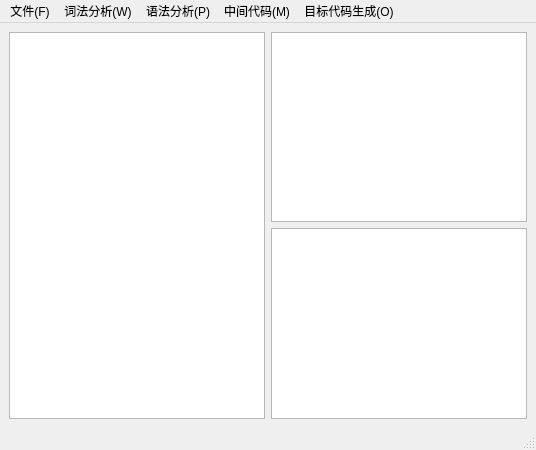
<?xml version="1.0" encoding="UTF-8"?>
<ui version="4.0">
 <class>MainWindow</class>
 <widget class="QMainWindow" name="MainWindow">
  <property name="geometry">
   <rect>
    <x>0</x>
    <y>0</y>
    <width>536</width>
    <height>450</height>
   </rect>
  </property>
  <property name="windowTitle">
   <string>MainWindow</string>
  </property>
  <widget class="QWidget" name="centralwidget">
   <layout class="QGridLayout" name="gridLayout">
    <item row="0" column="0" rowspan="2">
     <widget class="QTextEdit" name="textEdit"/>
    </item>
    <item row="0" column="1">
     <widget class="QTextBrowser" name="textBrowser"/>
    </item>
    <item row="1" column="1">
     <widget class="QTextBrowser" name="textBrowser_2"/>
    </item>
   </layout>
  </widget>
  <widget class="QMenuBar" name="menubar">
   <property name="geometry">
    <rect>
     <x>0</x>
     <y>0</y>
     <width>536</width>
     <height>22</height>
    </rect>
   </property>
   <widget class="QMenu" name="menu_F">
    <property name="title">
     <string>文件(F)</string>
    </property>
    <addaction name="actiona"/>
   </widget>
   <widget class="QMenu" name="menu_W">
    <property name="title">
     <string>词法分析(W)</string>
    </property>
    <addaction name="actions_2"/>
    <addaction name="actionb"/>
    <addaction name="actionh"/>
   </widget>
   <widget class="QMenu" name="menu_P">
    <property name="title">
     <string>语法分析(P)</string>
    </property>
    <widget class="QMenu" name="menu">
     <property name="title">
      <string>手动输入文法</string>
     </property>
     <addaction name="actiona_3"/>
     <addaction name="actiong"/>
     <addaction name="actionf"/>
    </widget>
    <widget class="QMenu" name="menu_2">
     <property name="title">
      <string>代码分析</string>
     </property>
     <addaction name="actiona_4"/>
     <addaction name="actionb_4"/>
    </widget>
    <addaction name="menu"/>
    <addaction name="menu_2"/>
   </widget>
   <widget class="QMenu" name="menu_M">
    <property name="title">
     <string>中间代码(M)</string>
    </property>
    <addaction name="actiona_5"/>
   </widget>
   <widget class="QMenu" name="menu_O">
    <property name="title">
     <string>目标代码生成(O)</string>
    </property>
    <addaction name="actiond"/>
   </widget>
   <addaction name="menu_F"/>
   <addaction name="menu_W"/>
   <addaction name="menu_P"/>
   <addaction name="menu_M"/>
   <addaction name="menu_O"/>
  </widget>
  <widget class="QStatusBar" name="statusbar"/>
  <action name="actionhelp">
   <property name="text">
    <string>帮助</string>
   </property>
  </action>
  <action name="actionComplier_A">
   <property name="text">
    <string>关于Complier(A)</string>
   </property>
   <property name="toolTip">
    <string>Complier(A)</string>
   </property>
  </action>
  <action name="actiona">
   <property name="text">
    <string>打开文件</string>
   </property>
  </action>
  <action name="actions_2">
   <property name="text">
    <string>手动词法分析</string>
   </property>
  </action>
  <action name="actions_3">
   <property name="text">
    <string>语义分析</string>
   </property>
  </action>
  <action name="actionb">
   <property name="text">
    <string>自动词法分析</string>
   </property>
  </action>
  <action name="actions_5">
   <property name="text">
    <string>Regular-&gt;NFA</string>
   </property>
  </action>
  <action name="actionb_2">
   <property name="text">
    <string>NFA-&gt;DFA</string>
   </property>
  </action>
  <action name="actionc">
   <property name="text">
    <string>DFA-&gt;MDFA</string>
   </property>
  </action>
  <action name="actionh">
   <property name="text">
    <string>核心算法</string>
   </property>
  </action>
  <action name="actionc_2">
   <property name="text">
    <string>c</string>
   </property>
  </action>
  <action name="actiona_2">
   <property name="text">
    <string>z</string>
   </property>
  </action>
  <action name="actionx">
   <property name="text">
    <string>x</string>
   </property>
  </action>
  <action name="actiona_3">
   <property name="text">
    <string>递归下降</string>
   </property>
  </action>
  <action name="actiong">
   <property name="text">
    <string>预测分析</string>
   </property>
  </action>
  <action name="actionf">
   <property name="text">
    <string>算符优先</string>
   </property>
  </action>
  <action name="actions_4">
   <property name="text">
    <string>LR分析</string>
   </property>
  </action>
  <action name="actiona_4">
   <property name="text">
    <string>递归下降</string>
   </property>
  </action>
  <action name="actionb_4">
   <property name="text">
    <string>预测分析</string>
   </property>
  </action>
  <action name="actionc_3">
   <property name="text">
    <string>算符优先</string>
   </property>
  </action>
  <action name="actiond_2">
   <property name="text">
    <string>LR分析</string>
   </property>
  </action>
  <action name="actiond">
   <property name="text">
    <string>目标代码</string>
   </property>
  </action>
  <action name="actiona_5">
   <property name="text">
    <string>中间代码</string>
   </property>
  </action>
 </widget>
 <resources/>
 <connections/>
</ui>
